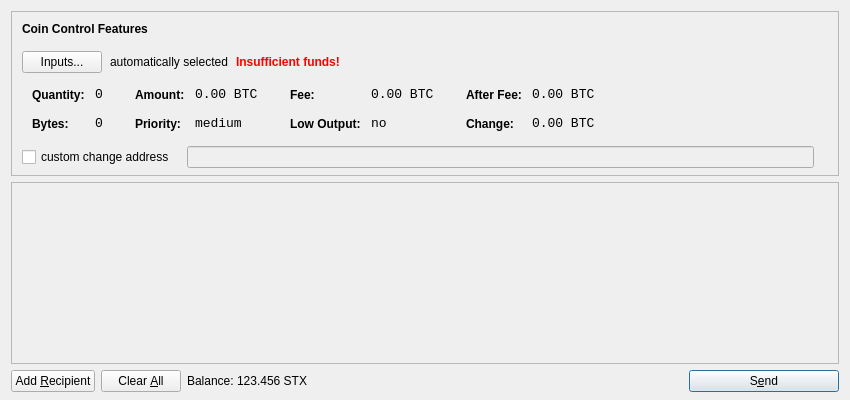
<?xml version="1.0" encoding="UTF-8"?>
<ui version="4.0">
 <class>SendCoinsDialog</class>
 <widget class="QDialog" name="SendCoinsDialog">
  <property name="geometry">
   <rect>
    <x>0</x>
    <y>0</y>
    <width>850</width>
    <height>400</height>
   </rect>
  </property>
  <property name="windowTitle">
   <string>Send Coins</string>
  </property>
  <layout class="QVBoxLayout" name="verticalLayout" stretch="0,1,0">
   <property name="bottomMargin">
    <number>8</number>
   </property>
   <item>
    <widget class="QFrame" name="frameCoinControl">
     <property name="sizePolicy">
      <sizepolicy hsizetype="Expanding" vsizetype="Expanding">
       <horstretch>0</horstretch>
       <verstretch>0</verstretch>
      </sizepolicy>
     </property>
     <property name="maximumSize">
      <size>
       <width>16777215</width>
       <height>16777215</height>
      </size>
     </property>
     <property name="frameShape">
      <enum>QFrame::StyledPanel</enum>
     </property>
     <property name="frameShadow">
      <enum>QFrame::Sunken</enum>
     </property>
     <layout class="QVBoxLayout" name="verticalLayoutCoinControl2">
      <property name="spacing">
       <number>-1</number>
      </property>
      <property name="leftMargin">
       <number>0</number>
      </property>
      <property name="topMargin">
       <number>0</number>
      </property>
      <property name="rightMargin">
       <number>0</number>
      </property>
      <property name="bottomMargin">
       <number>6</number>
      </property>
      <item>
       <layout class="QVBoxLayout" name="verticalLayoutCoinControl" stretch="0,0,0,0,1">
        <property name="spacing">
         <number>0</number>
        </property>
        <property name="leftMargin">
         <number>10</number>
        </property>
        <property name="topMargin">
         <number>10</number>
        </property>
        <item>
         <layout class="QHBoxLayout" name="horizontalLayoutCoinControl1">
          <property name="bottomMargin">
           <number>15</number>
          </property>
          <item>
           <widget class="QLabel" name="labelCoinControlFeatures">
            <property name="sizePolicy">
             <sizepolicy hsizetype="Preferred" vsizetype="Maximum">
              <horstretch>0</horstretch>
              <verstretch>0</verstretch>
             </sizepolicy>
            </property>
            <property name="font">
             <font>
              <weight>75</weight>
              <bold>true</bold>
             </font>
            </property>
            <property name="styleSheet">
             <string notr="true">font-weight:bold;</string>
            </property>
            <property name="text">
             <string>Coin Control Features</string>
            </property>
           </widget>
          </item>
         </layout>
        </item>
        <item>
         <layout class="QHBoxLayout" name="horizontalLayoutCoinControl2" stretch="0,0,0,0">
          <property name="spacing">
           <number>8</number>
          </property>
          <property name="bottomMargin">
           <number>10</number>
          </property>
          <item>
           <widget class="QPushButton" name="pushButtonCoinControl">
            <property name="styleSheet">
             <string notr="true"/>
            </property>
            <property name="text">
             <string>Inputs...</string>
            </property>
           </widget>
          </item>
          <item>
           <widget class="QLabel" name="labelCoinControlAutomaticallySelected">
            <property name="text">
             <string>automatically selected</string>
            </property>
            <property name="margin">
             <number>5</number>
            </property>
           </widget>
          </item>
          <item>
           <widget class="QLabel" name="labelCoinControlInsuffFunds">
            <property name="font">
             <font>
              <weight>75</weight>
              <bold>true</bold>
             </font>
            </property>
            <property name="styleSheet">
             <string notr="true">color:red;font-weight:bold;</string>
            </property>
            <property name="text">
             <string>Insufficient funds!</string>
            </property>
            <property name="margin">
             <number>5</number>
            </property>
           </widget>
          </item>
          <item>
           <spacer name="horizontalSpacerCoinControl">
            <property name="orientation">
             <enum>Qt::Horizontal</enum>
            </property>
            <property name="sizeHint" stdset="0">
             <size>
              <width>40</width>
              <height>1</height>
             </size>
            </property>
           </spacer>
          </item>
         </layout>
        </item>
        <item>
         <widget class="QWidget" name="widgetCoinControl" native="true">
          <property name="sizePolicy">
           <sizepolicy hsizetype="Preferred" vsizetype="Preferred">
            <horstretch>0</horstretch>
            <verstretch>0</verstretch>
           </sizepolicy>
          </property>
          <property name="minimumSize">
           <size>
            <width>0</width>
            <height>0</height>
           </size>
          </property>
          <property name="styleSheet">
           <string notr="true"/>
          </property>
          <layout class="QHBoxLayout" name="horizontalLayoutCoinControl5">
           <property name="margin">
            <number>0</number>
           </property>
           <item>
            <layout class="QHBoxLayout" name="horizontalLayoutCoinControl3" stretch="0,0,0,1">
             <property name="spacing">
              <number>20</number>
             </property>
             <property name="topMargin">
              <number>0</number>
             </property>
             <property name="bottomMargin">
              <number>10</number>
             </property>
             <item>
              <layout class="QFormLayout" name="formLayoutCoinControl1">
               <property name="horizontalSpacing">
                <number>10</number>
               </property>
               <property name="verticalSpacing">
                <number>14</number>
               </property>
               <property name="leftMargin">
                <number>10</number>
               </property>
               <property name="topMargin">
                <number>4</number>
               </property>
               <property name="rightMargin">
                <number>6</number>
               </property>
               <item row="0" column="0">
                <widget class="QLabel" name="labelCoinControlQuantityText">
                 <property name="styleSheet">
                  <string notr="true">font-weight:bold;</string>
                 </property>
                 <property name="text">
                  <string>Quantity:</string>
                 </property>
                 <property name="margin">
                  <number>0</number>
                 </property>
                </widget>
               </item>
               <item row="0" column="1">
                <widget class="QLabel" name="labelCoinControlQuantity">
                 <property name="font">
                  <font>
                   <family>Monospace</family>
                   <pointsize>10</pointsize>
                  </font>
                 </property>
                 <property name="cursor">
                  <cursorShape>IBeamCursor</cursorShape>
                 </property>
                 <property name="contextMenuPolicy">
                  <enum>Qt::ActionsContextMenu</enum>
                 </property>
                 <property name="text">
                  <string notr="true">0</string>
                 </property>
                 <property name="margin">
                  <number>0</number>
                 </property>
                 <property name="textInteractionFlags">
                  <set>Qt::LinksAccessibleByMouse|Qt::TextSelectableByKeyboard|Qt::TextSelectableByMouse</set>
                 </property>
                </widget>
               </item>
               <item row="1" column="0">
                <widget class="QLabel" name="labelCoinControlBytesText">
                 <property name="styleSheet">
                  <string notr="true">font-weight:bold;</string>
                 </property>
                 <property name="text">
                  <string>Bytes:</string>
                 </property>
                </widget>
               </item>
               <item row="1" column="1">
                <widget class="QLabel" name="labelCoinControlBytes">
                 <property name="font">
                  <font>
                   <family>Monospace</family>
                   <pointsize>10</pointsize>
                  </font>
                 </property>
                 <property name="cursor">
                  <cursorShape>IBeamCursor</cursorShape>
                 </property>
                 <property name="contextMenuPolicy">
                  <enum>Qt::ActionsContextMenu</enum>
                 </property>
                 <property name="text">
                  <string notr="true">0</string>
                 </property>
                 <property name="textInteractionFlags">
                  <set>Qt::LinksAccessibleByMouse|Qt::TextSelectableByKeyboard|Qt::TextSelectableByMouse</set>
                 </property>
                </widget>
               </item>
              </layout>
             </item>
             <item>
              <layout class="QFormLayout" name="formLayoutCoinControl2">
               <property name="horizontalSpacing">
                <number>10</number>
               </property>
               <property name="verticalSpacing">
                <number>14</number>
               </property>
               <property name="leftMargin">
                <number>6</number>
               </property>
               <property name="topMargin">
                <number>4</number>
               </property>
               <property name="rightMargin">
                <number>6</number>
               </property>
               <item row="0" column="0">
                <widget class="QLabel" name="labelCoinControlAmountText">
                 <property name="styleSheet">
                  <string notr="true">font-weight:bold;</string>
                 </property>
                 <property name="text">
                  <string>Amount:</string>
                 </property>
                 <property name="margin">
                  <number>0</number>
                 </property>
                </widget>
               </item>
               <item row="0" column="1">
                <widget class="QLabel" name="labelCoinControlAmount">
                 <property name="font">
                  <font>
                   <family>Monospace</family>
                   <pointsize>10</pointsize>
                  </font>
                 </property>
                 <property name="cursor">
                  <cursorShape>IBeamCursor</cursorShape>
                 </property>
                 <property name="contextMenuPolicy">
                  <enum>Qt::ActionsContextMenu</enum>
                 </property>
                 <property name="text">
                  <string notr="true">0.00 BTC</string>
                 </property>
                 <property name="textInteractionFlags">
                  <set>Qt::LinksAccessibleByMouse|Qt::TextSelectableByKeyboard|Qt::TextSelectableByMouse</set>
                 </property>
                </widget>
               </item>
               <item row="1" column="0">
                <widget class="QLabel" name="labelCoinControlPriorityText">
                 <property name="styleSheet">
                  <string notr="true">font-weight:bold;</string>
                 </property>
                 <property name="text">
                  <string>Priority:</string>
                 </property>
                </widget>
               </item>
               <item row="1" column="1">
                <widget class="QLabel" name="labelCoinControlPriority">
                 <property name="font">
                  <font>
                   <family>Monospace</family>
                   <pointsize>10</pointsize>
                  </font>
                 </property>
                 <property name="cursor">
                  <cursorShape>IBeamCursor</cursorShape>
                 </property>
                 <property name="contextMenuPolicy">
                  <enum>Qt::ActionsContextMenu</enum>
                 </property>
                 <property name="text">
                  <string>medium</string>
                 </property>
                 <property name="textInteractionFlags">
                  <set>Qt::LinksAccessibleByMouse|Qt::TextSelectableByKeyboard|Qt::TextSelectableByMouse</set>
                 </property>
                </widget>
               </item>
              </layout>
             </item>
             <item>
              <layout class="QFormLayout" name="formLayoutCoinControl3">
               <property name="horizontalSpacing">
                <number>10</number>
               </property>
               <property name="verticalSpacing">
                <number>14</number>
               </property>
               <property name="leftMargin">
                <number>6</number>
               </property>
               <property name="topMargin">
                <number>4</number>
               </property>
               <property name="rightMargin">
                <number>6</number>
               </property>
               <item row="0" column="0">
                <widget class="QLabel" name="labelCoinControlFeeText">
                 <property name="styleSheet">
                  <string notr="true">font-weight:bold;</string>
                 </property>
                 <property name="text">
                  <string>Fee:</string>
                 </property>
                 <property name="margin">
                  <number>0</number>
                 </property>
                </widget>
               </item>
               <item row="0" column="1">
                <widget class="QLabel" name="labelCoinControlFee">
                 <property name="font">
                  <font>
                   <family>Monospace</family>
                   <pointsize>10</pointsize>
                  </font>
                 </property>
                 <property name="cursor">
                  <cursorShape>IBeamCursor</cursorShape>
                 </property>
                 <property name="contextMenuPolicy">
                  <enum>Qt::ActionsContextMenu</enum>
                 </property>
                 <property name="text">
                  <string notr="true">0.00 BTC</string>
                 </property>
                 <property name="textInteractionFlags">
                  <set>Qt::LinksAccessibleByMouse|Qt::TextSelectableByKeyboard|Qt::TextSelectableByMouse</set>
                 </property>
                </widget>
               </item>
               <item row="1" column="0">
                <widget class="QLabel" name="labelCoinControlLowOutputText">
                 <property name="styleSheet">
                  <string notr="true">font-weight:bold;</string>
                 </property>
                 <property name="text">
                  <string>Low Output:</string>
                 </property>
                </widget>
               </item>
               <item row="1" column="1">
                <widget class="QLabel" name="labelCoinControlLowOutput">
                 <property name="font">
                  <font>
                   <family>Monospace</family>
                   <pointsize>10</pointsize>
                  </font>
                 </property>
                 <property name="cursor">
                  <cursorShape>IBeamCursor</cursorShape>
                 </property>
                 <property name="contextMenuPolicy">
                  <enum>Qt::ActionsContextMenu</enum>
                 </property>
                 <property name="text">
                  <string>no</string>
                 </property>
                 <property name="textInteractionFlags">
                  <set>Qt::LinksAccessibleByMouse|Qt::TextSelectableByKeyboard|Qt::TextSelectableByMouse</set>
                 </property>
                </widget>
               </item>
              </layout>
             </item>
             <item>
              <layout class="QFormLayout" name="formLayoutCoinControl4">
               <property name="horizontalSpacing">
                <number>10</number>
               </property>
               <property name="verticalSpacing">
                <number>14</number>
               </property>
               <property name="leftMargin">
                <number>6</number>
               </property>
               <property name="topMargin">
                <number>4</number>
               </property>
               <property name="rightMargin">
                <number>6</number>
               </property>
               <item row="0" column="0">
                <widget class="QLabel" name="labelCoinControlAfterFeeText">
                 <property name="styleSheet">
                  <string notr="true">font-weight:bold;</string>
                 </property>
                 <property name="text">
                  <string>After Fee:</string>
                 </property>
                 <property name="margin">
                  <number>0</number>
                 </property>
                </widget>
               </item>
               <item row="0" column="1">
                <widget class="QLabel" name="labelCoinControlAfterFee">
                 <property name="font">
                  <font>
                   <family>Monospace</family>
                   <pointsize>10</pointsize>
                  </font>
                 </property>
                 <property name="cursor">
                  <cursorShape>IBeamCursor</cursorShape>
                 </property>
                 <property name="contextMenuPolicy">
                  <enum>Qt::ActionsContextMenu</enum>
                 </property>
                 <property name="text">
                  <string notr="true">0.00 BTC</string>
                 </property>
                 <property name="textInteractionFlags">
                  <set>Qt::LinksAccessibleByMouse|Qt::TextSelectableByKeyboard|Qt::TextSelectableByMouse</set>
                 </property>
                </widget>
               </item>
               <item row="1" column="0">
                <widget class="QLabel" name="labelCoinControlChangeText">
                 <property name="styleSheet">
                  <string notr="true">font-weight:bold;</string>
                 </property>
                 <property name="text">
                  <string>Change:</string>
                 </property>
                </widget>
               </item>
               <item row="1" column="1">
                <widget class="QLabel" name="labelCoinControlChange">
                 <property name="font">
                  <font>
                   <family>Monospace</family>
                   <pointsize>10</pointsize>
                  </font>
                 </property>
                 <property name="cursor">
                  <cursorShape>IBeamCursor</cursorShape>
                 </property>
                 <property name="contextMenuPolicy">
                  <enum>Qt::ActionsContextMenu</enum>
                 </property>
                 <property name="text">
                  <string notr="true">0.00 BTC</string>
                 </property>
                 <property name="textInteractionFlags">
                  <set>Qt::LinksAccessibleByMouse|Qt::TextSelectableByKeyboard|Qt::TextSelectableByMouse</set>
                 </property>
                </widget>
               </item>
              </layout>
             </item>
            </layout>
           </item>
          </layout>
         </widget>
        </item>
        <item>
         <layout class="QHBoxLayout" name="horizontalLayoutCoinControl4" stretch="0,0,0">
          <property name="spacing">
           <number>12</number>
          </property>
          <property name="sizeConstraint">
           <enum>QLayout::SetDefaultConstraint</enum>
          </property>
          <property name="topMargin">
           <number>5</number>
          </property>
          <property name="rightMargin">
           <number>5</number>
          </property>
          <item>
           <widget class="QCheckBox" name="checkBoxCoinControlChange">
            <property name="text">
             <string>custom change address</string>
            </property>
           </widget>
          </item>
          <item>
           <widget class="QLineEdit" name="lineEditCoinControlChange">
            <property name="enabled">
             <bool>false</bool>
            </property>
            <property name="sizePolicy">
             <sizepolicy hsizetype="Expanding" vsizetype="Fixed">
              <horstretch>0</horstretch>
              <verstretch>0</verstretch>
             </sizepolicy>
            </property>
           </widget>
          </item>
          <item>
           <widget class="QLabel" name="labelCoinControlChangeLabel">
            <property name="sizePolicy">
             <sizepolicy hsizetype="Preferred" vsizetype="Expanding">
              <horstretch>0</horstretch>
              <verstretch>0</verstretch>
             </sizepolicy>
            </property>
            <property name="minimumSize">
             <size>
              <width>0</width>
              <height>0</height>
             </size>
            </property>
            <property name="text">
             <string/>
            </property>
            <property name="margin">
             <number>3</number>
            </property>
           </widget>
          </item>
         </layout>
        </item>
        <item>
         <spacer name="verticalSpacerCoinControl">
          <property name="orientation">
           <enum>Qt::Vertical</enum>
          </property>
          <property name="sizeHint" stdset="0">
           <size>
            <width>800</width>
            <height>1</height>
           </size>
          </property>
         </spacer>
        </item>
       </layout>
      </item>
     </layout>
    </widget>
   </item>
   <item>
    <widget class="QScrollArea" name="scrollArea">
     <property name="widgetResizable">
      <bool>true</bool>
     </property>
     <widget class="QWidget" name="scrollAreaWidgetContents">
      <property name="geometry">
       <rect>
        <x>0</x>
        <y>0</y>
        <width>830</width>
        <height>165</height>
       </rect>
      </property>
      <layout class="QVBoxLayout" name="verticalLayout_2">
       <property name="margin">
        <number>0</number>
       </property>
       <item>
        <layout class="QVBoxLayout" name="entries">
         <property name="spacing">
          <number>6</number>
         </property>
        </layout>
       </item>
       <item>
        <spacer name="verticalSpacer">
         <property name="orientation">
          <enum>Qt::Vertical</enum>
         </property>
         <property name="sizeHint" stdset="0">
          <size>
           <width>20</width>
           <height>40</height>
          </size>
         </property>
        </spacer>
       </item>
      </layout>
     </widget>
    </widget>
   </item>
   <item>
    <layout class="QHBoxLayout" name="horizontalLayout">
     <item>
      <widget class="QPushButton" name="addButton">
       <property name="toolTip">
        <string>Send to multiple recipients at once</string>
       </property>
       <property name="text">
        <string>Add &amp;Recipient</string>
       </property>
       <property name="icon">
        <iconset resource="../bitcoin.qrc">
         <normaloff>:/icons/add</normaloff>:/icons/add</iconset>
       </property>
       <property name="autoDefault">
        <bool>false</bool>
       </property>
      </widget>
     </item>
     <item>
      <widget class="QPushButton" name="clearButton">
       <property name="sizePolicy">
        <sizepolicy hsizetype="Minimum" vsizetype="Fixed">
         <horstretch>0</horstretch>
         <verstretch>0</verstretch>
        </sizepolicy>
       </property>
       <property name="toolTip">
        <string>Remove all transaction fields</string>
       </property>
       <property name="text">
        <string>Clear &amp;All</string>
       </property>
       <property name="icon">
        <iconset resource="../bitcoin.qrc">
         <normaloff>:/icons/remove</normaloff>:/icons/remove</iconset>
       </property>
       <property name="autoRepeatDelay">
        <number>300</number>
       </property>
       <property name="autoDefault">
        <bool>false</bool>
       </property>
      </widget>
     </item>
     <item>
      <layout class="QHBoxLayout" name="horizontalLayout_2">
       <property name="spacing">
        <number>3</number>
       </property>
       <item>
        <widget class="QLabel" name="label">
         <property name="text">
          <string>Balance:</string>
         </property>
        </widget>
       </item>
       <item>
        <widget class="QLabel" name="labelBalance">
         <property name="cursor">
          <cursorShape>IBeamCursor</cursorShape>
         </property>
         <property name="text">
          <string>123.456 STX</string>
         </property>
         <property name="textInteractionFlags">
          <set>Qt::LinksAccessibleByMouse|Qt::TextSelectableByKeyboard|Qt::TextSelectableByMouse</set>
         </property>
        </widget>
       </item>
      </layout>
     </item>
     <item>
      <spacer name="horizontalSpacer">
       <property name="orientation">
        <enum>Qt::Horizontal</enum>
       </property>
       <property name="sizeHint" stdset="0">
        <size>
         <width>40</width>
         <height>20</height>
        </size>
       </property>
      </spacer>
     </item>
     <item>
      <widget class="QPushButton" name="sendButton">
       <property name="minimumSize">
        <size>
         <width>150</width>
         <height>0</height>
        </size>
       </property>
       <property name="toolTip">
        <string>Confirm the send action</string>
       </property>
       <property name="text">
        <string>S&amp;end</string>
       </property>
       <property name="icon">
        <iconset resource="../bitcoin.qrc">
         <normaloff>:/icons/send</normaloff>:/icons/send</iconset>
       </property>
       <property name="default">
        <bool>true</bool>
       </property>
      </widget>
     </item>
    </layout>
   </item>
  </layout>
 </widget>
 <resources>
  <include location="../bitcoin.qrc"/>
 </resources>
 <connections/>
</ui>
